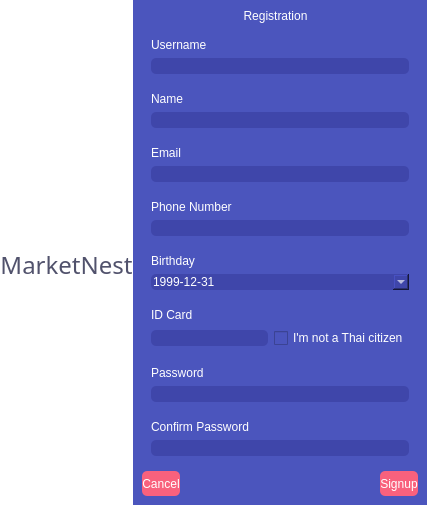
     <widget class="QWidget" name="signupPage">
      <layout class="QGridLayout" name="gridLayout_17">
       <property name="leftMargin">
        <number>0</number>
       </property>
       <property name="topMargin">
        <number>0</number>
       </property>
       <property name="rightMargin">
        <number>0</number>
       </property>
       <property name="bottomMargin">
        <number>0</number>
       </property>
       <property name="spacing">
        <number>0</number>
       </property>
       <item row="0" column="0">
        <widget class="QWidget" name="widget_14" native="true">
         <layout class="QGridLayout" name="gridLayout_18">
          <property name="leftMargin">
           <number>0</number>
          </property>
          <property name="topMargin">
           <number>0</number>
          </property>
          <property name="rightMargin">
           <number>0</number>
          </property>
          <property name="bottomMargin">
           <number>0</number>
          </property>
          <property name="spacing">
           <number>0</number>
          </property>
          <item row="0" column="0">
           <widget class="QWidget" name="widget_15" native="true">
            <property name="sizePolicy">
             <sizepolicy hsizetype="MinimumExpanding" vsizetype="Preferred">
              <horstretch>0</horstretch>
              <verstretch>0</verstretch>
             </sizepolicy>
            </property>
            <property name="styleSheet">
             <string notr="true">background-color: rgb(255, 255, 255);</string>
            </property>
            <layout class="QGridLayout" name="gridLayout_22">
             <property name="leftMargin">
              <number>0</number>
             </property>
             <property name="topMargin">
              <number>0</number>
             </property>
             <property name="rightMargin">
              <number>0</number>
             </property>
             <property name="bottomMargin">
              <number>0</number>
             </property>
             <property name="spacing">
              <number>0</number>
             </property>
             <item row="1" column="0">
              <widget class="QWidget" name="widget_19" native="true">
               <layout class="QGridLayout" name="gridLayout_21">
                <property name="leftMargin">
                 <number>0</number>
                </property>
                <property name="topMargin">
                 <number>0</number>
                </property>
                <property name="rightMargin">
                 <number>0</number>
                </property>
                <property name="bottomMargin">
                 <number>0</number>
                </property>
                <property name="horizontalSpacing">
                 <number>0</number>
                </property>
                <property name="verticalSpacing">
                 <number>10</number>
                </property>
                <item row="0" column="0">
                 <widget class="QWidget" name="widget_17" native="true">
                  <layout class="QGridLayout" name="gridLayout_19">
                   <property name="leftMargin">
                    <number>0</number>
                   </property>
                   <property name="topMargin">
                    <number>0</number>
                   </property>
                   <property name="rightMargin">
                    <number>0</number>
                   </property>
                   <property name="bottomMargin">
                    <number>0</number>
                   </property>
                   <property name="spacing">
                    <number>0</number>
                   </property>
                   <item row="0" column="0">
                    <widget class="QLabel" name="label_8">
                     <property name="text">
                      <string/>
                     </property>
                     <property name="pixmap">
                      <pixmap resource="resource.qrc">:/ico/icon/logo.ico</pixmap>
                     </property>
                     <property name="alignment">
                      <set>Qt::AlignCenter</set>
                     </property>
                    </widget>
                   </item>
                  </layout>
                 </widget>
                </item>
                <item row="1" column="0">
                 <widget class="QWidget" name="widget_18" native="true">
                  <property name="minimumSize">
                   <size>
                    <width>0</width>
                    <height>30</height>
                   </size>
                  </property>
                  <layout class="QGridLayout" name="gridLayout_20">
                   <property name="leftMargin">
                    <number>0</number>
                   </property>
                   <property name="topMargin">
                    <number>0</number>
                   </property>
                   <property name="rightMargin">
                    <number>0</number>
                   </property>
                   <property name="bottomMargin">
                    <number>0</number>
                   </property>
                   <property name="horizontalSpacing">
                    <number>0</number>
                   </property>
                   <item row="0" column="0">
                    <widget class="QLabel" name="label_9">
                     <property name="font">
                      <font>
                       <family>Josefin Sans SemiBold</family>
                       <pointsize>18</pointsize>
                       <italic>false</italic>
                       <fontweight>DemiBold</fontweight>
                      </font>
                     </property>
                     <property name="styleSheet">
                      <string notr="true">color: rgb(81, 82, 108);
font: 600 18pt &quot;Josefin Sans SemiBold&quot;;</string>
                     </property>
                     <property name="text">
                      <string>MarketNest</string>
                     </property>
                     <property name="alignment">
                      <set>Qt::AlignBottom|Qt::AlignHCenter</set>
                     </property>
                    </widget>
                   </item>
                  </layout>
                 </widget>
                </item>
               </layout>
              </widget>
             </item>
             <item row="2" column="0">
              <spacer name="verticalSpacer_6">
               <property name="orientation">
                <enum>Qt::Vertical</enum>
               </property>
               <property name="sizeHint" stdset="0">
                <size>
                 <width>20</width>
                 <height>40</height>
                </size>
               </property>
              </spacer>
             </item>
             <item row="0" column="0">
              <spacer name="verticalSpacer_5">
               <property name="orientation">
                <enum>Qt::Vertical</enum>
               </property>
               <property name="sizeHint" stdset="0">
                <size>
                 <width>20</width>
                 <height>40</height>
                </size>
               </property>
              </spacer>
             </item>
            </layout>
           </widget>
          </item>
          <item row="0" column="1">
           <widget class="QWidget" name="widget_16" native="true">
            <property name="sizePolicy">
             <sizepolicy hsizetype="MinimumExpanding" vsizetype="Preferred">
              <horstretch>0</horstretch>
              <verstretch>0</verstretch>
             </sizepolicy>
            </property>
            <property name="styleSheet">
             <string notr="true">background-color: rgb(75, 85, 189);</string>
            </property>
            <layout class="QGridLayout" name="gridLayout_34">
             <item row="0" column="0">
              <widget class="QWidget" name="widget_20" native="true">
               <layout class="QGridLayout" name="gridLayout_23">
                <property name="leftMargin">
                 <number>0</number>
                </property>
                <property name="topMargin">
                 <number>0</number>
                </property>
                <property name="bottomMargin">
                 <number>0</number>
                </property>
                <property name="spacing">
                 <number>0</number>
                </property>
                <item row="0" column="0">
                 <widget class="QLabel" name="label_10">
                  <property name="styleSheet">
                   <string notr="true">font: 500 19pt &quot;Josefin Sans Medium&quot;;
color: rgb(255, 255, 255);</string>
                  </property>
                  <property name="text">
                   <string>Registration</string>
                  </property>
                  <property name="alignment">
                   <set>Qt::AlignCenter</set>
                  </property>
                 </widget>
                </item>
               </layout>
              </widget>
             </item>
             <item row="1" column="0">
              <widget class="QWidget" name="widget_21" native="true">
               <layout class="QGridLayout" name="gridLayout_38">
                <property name="leftMargin">
                 <number>0</number>
                </property>
                <property name="topMargin">
                 <number>0</number>
                </property>
                <property name="rightMargin">
                 <number>0</number>
                </property>
                <property name="bottomMargin">
                 <number>0</number>
                </property>
                <property name="spacing">
                 <number>0</number>
                </property>
                <item row="0" column="0">
                 <widget class="QWidget" name="widget_22" native="true">
                  <layout class="QGridLayout" name="gridLayout_24">
                   <item row="0" column="0">
                    <widget class="QLabel" name="label_11">
                     <property name="styleSheet">
                      <string notr="true">font: 500 11pt &quot;Josefin Sans Medium&quot;;
color: rgb(255, 255, 255);</string>
                     </property>
                     <property name="text">
                      <string>Username</string>
                     </property>
                    </widget>
                   </item>
                   <item row="1" column="0">
                    <widget class="QLineEdit" name="usernameInput">
                     <property name="styleSheet">
                      <string notr="true">background-color: rgb(63, 70, 170);
border-radius: 5px;
color: rgb(255, 255, 255);</string>
                     </property>
                     <property name="frame">
                      <bool>false</bool>
                     </property>
                    </widget>
                   </item>
                  </layout>
                 </widget>
                </item>
                <item row="1" column="0">
                 <widget class="QWidget" name="widget_34" native="true">
                  <layout class="QGridLayout" name="gridLayout_37">
                   <item row="0" column="0">
                    <widget class="QLabel" name="nameLabel">
                     <property name="styleSheet">
                      <string notr="true">font: 500 11pt &quot;Josefin Sans Medium&quot;;
color: rgb(255, 255, 255);</string>
                     </property>
                     <property name="text">
                      <string>Name</string>
                     </property>
                    </widget>
                   </item>
                   <item row="1" column="0">
                    <widget class="QLineEdit" name="nameInput">
                     <property name="styleSheet">
                      <string notr="true">background-color: rgb(63, 70, 170);
border-radius: 5px;
color: rgb(255, 255, 255);</string>
                     </property>
                    </widget>
                   </item>
                  </layout>
                 </widget>
                </item>
                <item row="2" column="0">
                 <widget class="QWidget" name="widget_23" native="true">
                  <layout class="QGridLayout" name="gridLayout_25">
                   <item row="1" column="0">
                    <widget class="QLineEdit" name="emailInput">
                     <property name="styleSheet">
                      <string notr="true">background-color: rgb(63, 70, 170);
border-radius: 5px;
color: rgb(255, 255, 255);</string>
                     </property>
                     <property name="frame">
                      <bool>false</bool>
                     </property>
                    </widget>
                   </item>
                   <item row="0" column="0">
                    <widget class="QLabel" name="label_12">
                     <property name="styleSheet">
                      <string notr="true">font: 500 11pt &quot;Josefin Sans Medium&quot;;
color: rgb(255, 255, 255);</string>
                     </property>
                     <property name="text">
                      <string>Email</string>
                     </property>
                    </widget>
                   </item>
                  </layout>
                 </widget>
                </item>
                <item row="3" column="0">
                 <widget class="QWidget" name="widget_24" native="true">
                  <layout class="QGridLayout" name="gridLayout_26">
                   <item row="0" column="0">
                    <widget class="QLabel" name="label_13">
                     <property name="styleSheet">
                      <string notr="true">font: 500 11pt &quot;Josefin Sans Medium&quot;;
color: rgb(255, 255, 255);</string>
                     </property>
                     <property name="text">
                      <string>Phone Number</string>
                     </property>
                    </widget>
                   </item>
                   <item row="1" column="0">
                    <widget class="QLineEdit" name="phoneInput">
                     <property name="styleSheet">
                      <string notr="true">background-color: rgb(63, 70, 170);
border-radius: 5px;
color: rgb(255, 255, 255);</string>
                     </property>
                     <property name="frame">
                      <bool>false</bool>
                     </property>
                    </widget>
                   </item>
                  </layout>
                 </widget>
                </item>
                <item row="4" column="0">
                 <widget class="QWidget" name="widget_32" native="true">
                  <layout class="QGridLayout" name="gridLayout_36">
                   <item row="0" column="0">
                    <widget class="QLabel" name="label_7">
                     <property name="styleSheet">
                      <string notr="true">font: 500 11pt &quot;Josefin Sans Medium&quot;;
color: rgb(255, 255, 255);</string>
                     </property>
                     <property name="text">
                      <string>Birthday</string>
                     </property>
                    </widget>
                   </item>
                   <item row="1" column="0">
                    <widget class="QDateEdit" name="birthInput">
                     <property name="autoFillBackground">
                      <bool>false</bool>
                     </property>
                     <property name="styleSheet">
                      <string notr="true">background-color: rgb(63, 70, 170);
border-radius: 5px;
color: rgb(255, 255, 255);</string>
                     </property>
                     <property name="wrapping">
                      <bool>false</bool>
                     </property>
                     <property name="frame">
                      <bool>false</bool>
                     </property>
                     <property name="dateTime">
                      <datetime>
                       <hour>0</hour>
                       <minute>0</minute>
                       <second>0</second>
                       <year>1999</year>
                       <month>12</month>
                       <day>31</day>
                      </datetime>
                     </property>
                     <property name="displayFormat">
                      <string>yyyy-MM-dd</string>
                     </property>
                     <property name="calendarPopup">
                      <bool>true</bool>
                     </property>
                    </widget>
                   </item>
                  </layout>
                 </widget>
                </item>
                <item row="5" column="0">
                 <widget class="QWidget" name="widget_33" native="true">
                  <layout class="QGridLayout" name="gridLayout_29">
                   <item row="0" column="0">
                    <widget class="QLabel" name="IdentiLabel">
                     <property name="styleSheet">
                      <string notr="true">font: 500 11pt &quot;Josefin Sans Medium&quot;;
color: rgb(255, 255, 255);</string>
                     </property>
                     <property name="text">
                      <string>ID Card</string>
                     </property>
                    </widget>
                   </item>
                   <item row="1" column="0">
                    <widget class="QLineEdit" name="IdentiInput">
                     <property name="styleSheet">
                      <string notr="true">background-color: rgb(63, 70, 170);
border-radius: 5px;
color: rgb(255, 255, 255);</string>
                     </property>
                    </widget>
                   </item>
                   <item row="1" column="1">
                    <widget class="QCheckBox" name="checkBoxOpt">
                     <property name="styleSheet">
                      <string notr="true">font: 500 8pt &quot;Josefin Sans Medium&quot;;
color: rgb(255, 255, 255);</string>
                     </property>
                     <property name="text">
                      <string>I'm not a Thai citizen</string>
                     </property>
                    </widget>
                   </item>
                  </layout>
                 </widget>
                </item>
                <item row="6" column="0">
                 <widget class="QWidget" name="widget_25" native="true">
                  <layout class="QGridLayout" name="gridLayout_27">
                   <item row="0" column="0">
                    <widget class="QLabel" name="label_14">
                     <property name="styleSheet">
                      <string notr="true">font: 500 11pt &quot;Josefin Sans Medium&quot;;
color: rgb(255, 255, 255);</string>
                     </property>
                     <property name="text">
                      <string>Password</string>
                     </property>
                    </widget>
                   </item>
                   <item row="1" column="0">
                    <widget class="QLineEdit" name="passInput">
                     <property name="styleSheet">
                      <string notr="true">background-color: rgb(63, 70, 170);
border-radius: 5px;
color: rgb(255, 255, 255);</string>
                     </property>
                     <property name="frame">
                      <bool>false</bool>
                     </property>
                    </widget>
                   </item>
                  </layout>
                 </widget>
                </item>
                <item row="7" column="0">
                 <widget class="QWidget" name="widget_27" native="true">
                  <layout class="QGridLayout" name="gridLayout_28">
                   <item row="0" column="0">
                    <widget class="QLabel" name="label_15">
                     <property name="styleSheet">
                      <string notr="true">font: 500 11pt &quot;Josefin Sans Medium&quot;;
color: rgb(255, 255, 255);</string>
                     </property>
                     <property name="text">
                      <string>Confirm Password</string>
                     </property>
                    </widget>
                   </item>
                   <item row="1" column="0">
                    <widget class="QLineEdit" name="confirmPassInput">
                     <property name="styleSheet">
                      <string notr="true">background-color: rgb(63, 70, 170);
border-radius: 5px;
color: rgb(255, 255, 255);</string>
                     </property>
                     <property name="frame">
                      <bool>false</bool>
                     </property>
                    </widget>
                   </item>
                  </layout>
                 </widget>
                </item>
               </layout>
              </widget>
             </item>
             <item row="2" column="0">
              <widget class="QWidget" name="widget_28" native="true">
               <property name="enabled">
                <bool>true</bool>
               </property>
               <layout class="QGridLayout" name="gridLayout_32">
                <property name="leftMargin">
                 <number>0</number>
                </property>
                <property name="topMargin">
                 <number>0</number>
                </property>
                <property name="rightMargin">
                 <number>0</number>
                </property>
                <property name="bottomMargin">
                 <number>0</number>
                </property>
                <property name="horizontalSpacing">
                 <number>200</number>
                </property>
                <property name="verticalSpacing">
                 <number>0</number>
                </property>
                <item row="0" column="0">
                 <widget class="QWidget" name="widget_29" native="true">
                  <layout class="QGridLayout" name="gridLayout_30">
                   <property name="leftMargin">
                    <number>0</number>
                   </property>
                   <property name="topMargin">
                    <number>0</number>
                   </property>
                   <property name="rightMargin">
                    <number>0</number>
                   </property>
                   <property name="bottomMargin">
                    <number>0</number>
                   </property>
                   <property name="spacing">
                    <number>0</number>
                   </property>
                   <item row="0" column="0">
                    <widget class="QPushButton" name="cancelBtn">
                     <property name="minimumSize">
                      <size>
                       <width>0</width>
                       <height>25</height>
                      </size>
                     </property>
                     <property name="styleSheet">
                      <string notr="true">background-color: rgb(249, 97, 125);
font: 500 9pt &quot;Josefin Sans Medium&quot;;
color: white;
border-radius: 5px;</string>
                     </property>
                     <property name="text">
                      <string>Cancel</string>
                     </property>
                    </widget>
                   </item>
                  </layout>
                 </widget>
                </item>
                <item row="0" column="1">
                 <widget class="QWidget" name="widget_30" native="true">
                  <layout class="QGridLayout" name="gridLayout_31">
                   <property name="leftMargin">
                    <number>0</number>
                   </property>
                   <property name="topMargin">
                    <number>0</number>
                   </property>
                   <property name="rightMargin">
                    <number>0</number>
                   </property>
                   <property name="bottomMargin">
                    <number>0</number>
                   </property>
                   <property name="spacing">
                    <number>0</number>
                   </property>
                   <item row="0" column="1">
                    <widget class="QPushButton" name="signupConfirmBtn">
                     <property name="minimumSize">
                      <size>
                       <width>0</width>
                       <height>25</height>
                      </size>
                     </property>
                     <property name="styleSheet">
                      <string notr="true">background-color: rgb(249, 97, 125);
font: 500 9pt &quot;Josefin Sans Medium&quot;;
color: white;
border-radius: 5px;</string>
                     </property>
                     <property name="text">
                      <string>Signup</string>
                     </property>
                    </widget>
                   </item>
                  </layout>
                 </widget>
                </item>
               </layout>
              </widget>
             </item>
            </layout>
           </widget>
          </item>
         </layout>
        </widget>
       </item>
      </layout>
     </widget>
